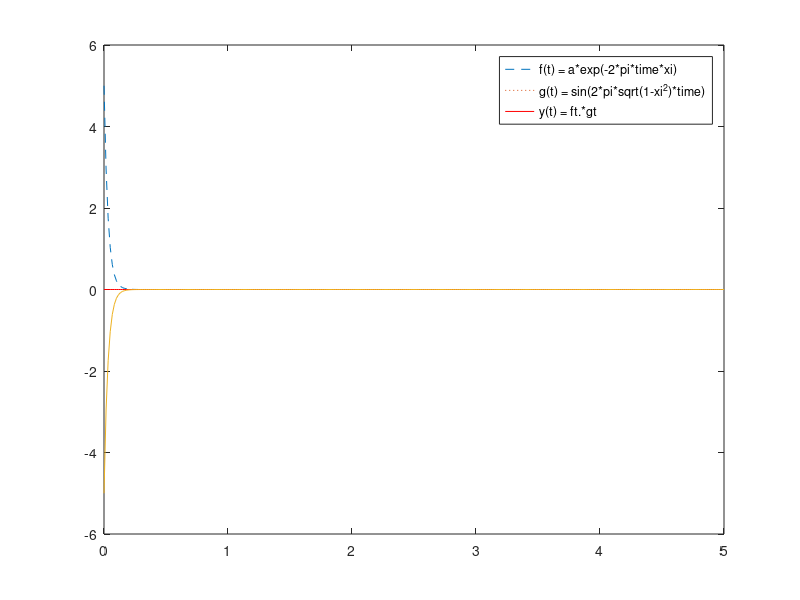

This figure's MATLAB source:
% sineDamping.m
%
% This program will plot the given functions in the Homework 2 document
% into a graph with varying colors and line syles. 
%
% Author: Matthew Eleazar
% Date: 1/26/22
% Collaborated with Hananiah Tangpuz and Devante Brooks
%% Clear All
clear all
clc
%% User Input
a = input('Enter A: ')
xi = input('Enter xi: ')
time = linspace(0,5,300);
%% Functions
ft= a*exp(-2*pi*time*xi);
gt = sin(2*pi*sqrt(1-xi^2)*time);
yt = ft.*gt;
%% Plot Functions
plot(time, ft, '--', time, gt, ':', time, yt, 'r', time, -ft,'')

legend('f(t) = a*exp(-2*pi*time*xi)', ...
    'g(t) = sin(2*pi*sqrt(1-xi^2)*time)', 'y(t) = ft.*gt');

% The difference between ξ = 0.3 and ξ= -0.3 is that the graph in ξ = 0.3
% peaks on the left whereas the graph on ξ = -0.3 peaks on the right. 


% A possible value of ξ is 0.5 so that the second positive peak is less
% than 20% of A. 